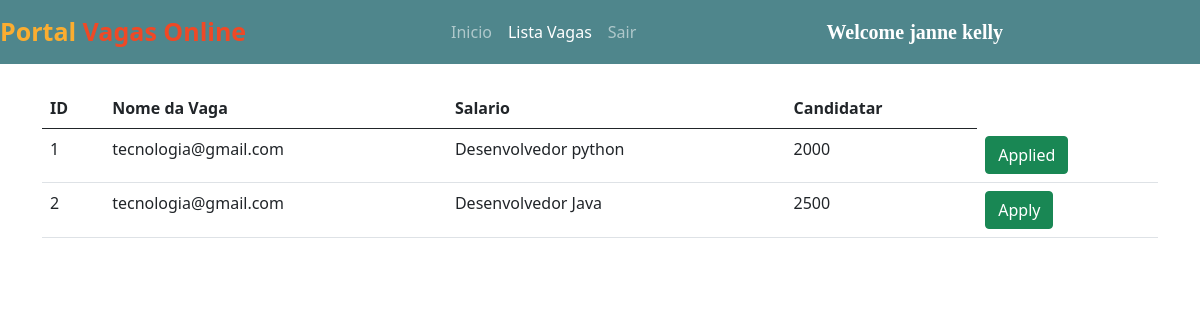
The page /all_jobs/ (signed in) on the database its author committed.
### core/models.py (models this page shows, shortened)
class Vaga(models.Model):
    nome = models.CharField(max_length=100)
    faixa_salarial = models.CharField(max_length=20)
    requisitos = models.CharField(max_length=400)
    escolaridade_min = models.CharField(max_length=30)
    empresa = models.ForeignKey(Empresa, on_delete=models.CASCADE)

class Empresa(models.Model):
    user = models.ForeignKey(User, on_delete=models.CASCADE)
    type = models.CharField(max_length=15)
    def __str__(self):
        return self.user.username

### core/views.py (the view)
# urls.py: path("all_jobs/", views.todas_vagas, name="all_jobs"),
def todas_vagas(request):
    vagas = Vaga.objects.all().order_by()
    candidato = Candidato.objects.get(user=request.user)
    apply = Candidatura.objects.filter(candidato=candidato)
    data = []
    for i in apply:
        data.append(i.vaga)
    return render(request, "all_jobs.html", {'vagas':vagas, 'data':data})

### core/templates/all_jobs.html (shortened to what this page needs)
{% extends 'user_navbar.html' %}
{% block job_list %} active {% endblock %}
{% block body %}
<div class="container mt-4">
<table class="table table-hover" id="example">
    <thead>
        <tr>
            <th>ID</th>
            <th>Nome da Vaga</th>
            <th>Salario</th>
            <th>Candidatar</th>
        </tr>
    </thead>
    <tbody>
        {% for vaga in vagas %}
        <tr>
            <td>{{forloop.counter}}</td>
            <td>{{vaga.empresa}}</td>
            <td>{{vaga.nome}}</td>
            <td>{{vaga.faixa_salarial}}</td>
            {% if vaga in data %}
            <td><a class="btn btn-success">Applied</a></td>
            {% else %}
            <td><a href="/job_detail/{{vaga.id}}/" class="btn btn-success">Apply</a></td>
            {% endif %}
        </tr>
        {% endfor %}
    </tbody>
</table>
</div>
{% endblock %}

### core/templates/user_navbar.html (shortened to what this page needs)
<!doctype html>
<html lang="en">
<head>
  <link href="https://cdn.jsdelivr.net/npm/bootstrap@5.0.2/dist/css/bootstrap.min.css" rel="stylesheet"
>
  <link rel="stylesheet" href="https://cdnjs.cloudflare.com/ajax/libs/font-awesome/5.15.3/css/all.min.css">
</head>
<body>
  <nav class="navbar navbar-expand-lg navbar-dark sticky-top">
      <a class="navbar-brand" href="#"><span class="head1">Portal </span><span class="head2"> Vagas Online</span></a>
      <div class="container-fluid w-50">
        <div class="collapse navbar-collapse" id="navbarSupportedContent">
          <ul class="navbar-nav me-auto mb-2 mb-lg-0">
            <li class="nav-item">
              <a class="nav-link {% block home %}{% endblock %}" aria-current="page" href="/user_homepage/">Inicio</a>
            </li>
            <li class="nav-item">
              <a class="nav-link {% block job_list %}{% endblock %}" href="/all_jobs/">Lista Vagas</a>
            </li>
            <li class="nav-item">
              <a class="nav-link" href="/logout/">Sair</a>
            </li>
          </ul>
          <a class="navbar-brand" style="font-weight: bold; font-family: 'Times New Roman', Times, serif;"
            href="#">Welcome {{request.user.get_full_name}}</a>
        </div>
      </div>
  </nav>
  {% block body %}
  {% endblock %}
</body>
</html>
</html>

### core/templates/user_navbar.html (style rules this page uses)
.navbar { background-color: #4f868c; }
.head1 { color: #FBAD30; font-size: 25px; font-weight: bold; height: 50px; }
.head2 { color: #EF4926; font-size: 25px; font-weight: bold; }

### rows shown on the page
Vaga: empresa "tecnologia@gmail.com", nome "Desenvolvedor python", faixa_salarial "2000", shows "Applied"
Vaga: empresa "tecnologia@gmail.com", nome "Desenvolvedor Java", faixa_salarial "2500"

### other values the page prints
{{ request.user.get_full_name }} "janne kelly"
